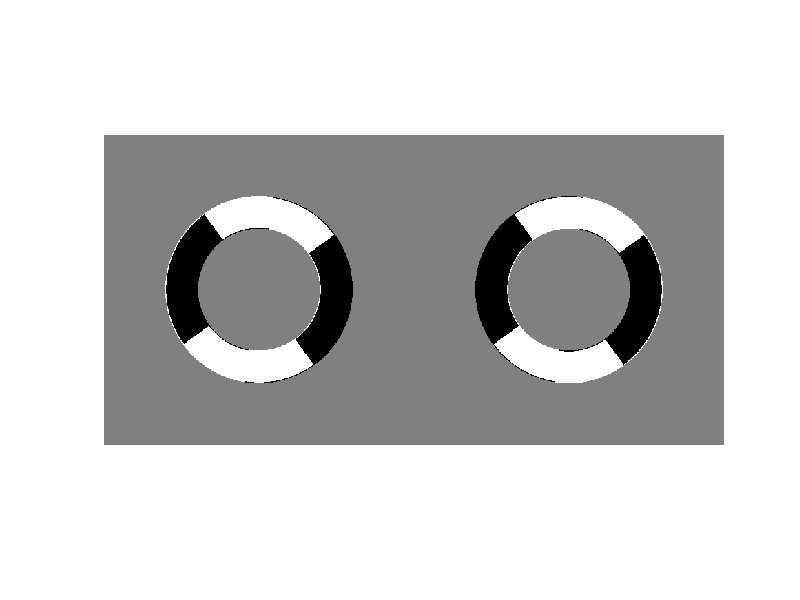

This chart was generated by the following MATLAB code:
%%

N = 450;  % image size
spacing = 10;

totalWidth = N/2;
totalHeight = N;

[x, y] = meshgrid(linspace(-1,1,N));
[theta_orig, r] = cart2pol(x, y);
theta_orig = mod(theta_orig, 2*pi); % normalize angle

numSegments = 4;          % number of segments per ring
numSegmentsDir = 8;
segmentWidth = 2*pi / numSegments;
segmentWidthDir = 2*pi / numSegmentsDir;

% Rings' radii
r_inner = 0.4;            % main ring inner radius
r_outer = 0.6;            % main ring outer radius
ring_width = r_outer - r_inner;
%thinWidth = 0.015 * ring_width;  % thickness of inner/outer rings
thinWidth = 0.03 * ring_width; %CHANGE LATER
% Define rings masks
mainRingMask = (r >= r_inner) & (r <= r_outer);
innerRingInner = r_inner - thinWidth;
innerRingOuter = r_inner;
innerRingMask = (r >= innerRingInner) & (r < innerRingOuter);
outerRingInner = r_outer;
outerRingOuter = r_outer + thinWidth;
outerRingMask = (r >= outerRingInner) & (r < outerRingOuter);

%updated for 3D - required for inserting arrow
% Base grayscale values for segments
%grayVals = [0.3 0.7 0.3 0.7 0.3 0.7 0.3 0.7]; % alternating dark/light
%grayValsInverted = 1-grayVals;  % inverted for inner ring
colours = [
    0, 0, 0;
    1, 1, 1;
    0, 0, 0;
    1, 1, 1
    ];
coloursInv = 1 - colours;

length = 40;
framerefresh = .1; % number of animation frames

%% in and out
for frame = 1:length
    % Phase shift for clockwise rotation (subtract increasing angle)
    phaseShift = -2*pi * (frame-1) * framerefresh; % one full rotation over numFrames
    
    % Shifted theta for each ring
    thetaMain = mod(theta_orig + phaseShift, 2*pi);
    thetaInner = mod(theta_orig + phaseShift + segmentWidth/2, 2*pi); % inner ring rotated half segment more
    thetaOuter = mod(theta_orig + phaseShift + segmentWidth/2, 2*pi); % outer ring same as inner
    
    % Initialize image
    canvas = ones(totalHeight,totalWidth)*0.5;
    I1 = ones(N,N,3) * 0.5;

    % Main ring segments
    segmentIndexMain = floor(thetaMain / segmentWidth);
    for k = 0:numSegments-1
        mask = (segmentIndexMain == k) & mainRingMask;
        for d = 1:3
            dim = I1(:,:,d);
            dim(mask) = colours(k+1,d);
            I1(:,:,d) = dim;
        end
    end
    
    % Inner ring segments (inverted colors)
    segmentIndexInner = floor(thetaInner / segmentWidth);
    for k = 0:numSegments-1
        mask = (segmentIndexInner == k) & innerRingMask;
        for d = 1:3
            dim = I1(:,:,d);
            dim(mask) = coloursInv(k+1,d);
            I1(:,:,d) = dim;
        end
    end
    
    % Outer ring segments
    segmentIndexOuter = floor(thetaOuter / segmentWidth);
    for k = 0:numSegments-1
        mask = (segmentIndexOuter == k) & outerRingMask;
        for d = 1:3
            dim = I1(:,:,d);
            dim(mask) = colours(k+1,d);
            I1(:,:,d) = dim;
        end
    end
    
    
    thetaMain2 = mod(theta_orig + phaseShift, 2*pi);
    thetaInner2 = mod(theta_orig + phaseShift + segmentWidth/2, 2*pi);
    thetaOuter2 = mod(theta_orig + phaseShift + segmentWidth/2, 2*pi);
    
    I2 = ones(N,N,3)*0.5;

    segmentIndexMain2 = floor(thetaMain2 / segmentWidth);
    for k = 0:numSegments-1
        mask = (segmentIndexMain2 == k) & mainRingMask;
        for d = 1:3
            dim = I2(:,:,d);
            dim(mask) = colours(k+1,d);
            I2(:,:,d) = dim;
        end
    end

    segmentIndexInner2 = floor(thetaInner2 / segmentWidth);
    for k = 0:numSegments-1
        mask = (segmentIndexInner2 == k) & innerRingMask;
        for d = 1:3
            dim = I2(:,:,d);
            dim(mask) = colours(k+1,d);
            I2(:,:,d) = dim;
        end
    end

    segmentIndexOuter2 = floor(thetaOuter2 / segmentWidth);
    for k = 0:numSegments-1
        mask = (segmentIndexOuter2 == k) & outerRingMask;
        for d = 1:3
            dim = I2(:,:,d);
            dim(mask) = coloursInv(k+1,d);
            I2(:,:,d) = dim;
        end
    end
    
    canvas = ones(N, 2*N, 3) *0.5;
    canvas(:,1:N,:) = I1;
    canvas(:, N+1 : 2*N, :) = I2;

    imshow(canvas, []);
    drawnow;
end

for frame = 1:length
    % Phase shift for clockwise rotation (subtract increasing angle)
    phaseShift = -2*pi * (frame-1) * framerefresh; % one full rotation over numFrames
    
    % Shifted theta for each ring
    thetaMain = mod(theta_orig + phaseShift, 2*pi);
    thetaInner = mod(theta_orig + phaseShift + segmentWidth/2, 2*pi); % inner ring rotated half segment more
    thetaOuter = mod(theta_orig + phaseShift + segmentWidth/2, 2*pi); % outer ring same as inner
    
    % Initialize image
    canvas = ones(totalHeight,totalWidth)*0.5;
    I1 = ones(N,N,3) * 0.5;

    % Main ring segments
    segmentIndexMain = floor(thetaMain / segmentWidth);
    for k = 0:numSegments-1
        mask = (segmentIndexMain == k) & mainRingMask;
        for d = 1:3
            dim = I1(:,:,d);
            dim(mask) = colours(k+1,d);
            I1(:,:,d) = dim;
        end
    end
    
    % Inner ring segments (inverted colors)
    segmentIndexInner = floor(thetaInner / segmentWidth);
    for k = 0:numSegments-1
        mask = (segmentIndexInner == k) & innerRingMask;
        for d = 1:3
            dim = I1(:,:,d);
            dim(mask) = colours(k+1,d);
            I1(:,:,d) = dim;
        end
    end
    
    % Outer ring segments
    segmentIndexOuter = floor(thetaOuter / segmentWidth);
    for k = 0:numSegments-1
        mask = (segmentIndexOuter == k) & outerRingMask;
        for d = 1:3
            dim = I1(:,:,d);
            dim(mask) = coloursInv(k+1,d);
            I1(:,:,d) = dim;
        end
    end
    
    
    thetaMain2 = mod(theta_orig + phaseShift, 2*pi);
    thetaInner2 = mod(theta_orig + phaseShift + segmentWidth/2, 2*pi);
    thetaOuter2 = mod(theta_orig + phaseShift + segmentWidth/2, 2*pi);
    
    I2 = ones(N,N,3)*0.5;

    segmentIndexMain2 = floor(thetaMain2 / segmentWidth);
    for k = 0:numSegments-1
        mask = (segmentIndexMain2 == k) & mainRingMask;
        for d = 1:3
            dim = I2(:,:,d);
            dim(mask) = colours(k+1,d);
            I2(:,:,d) = dim;
        end
    end

    segmentIndexInner2 = floor(thetaInner2 / segmentWidth);
    for k = 0:numSegments-1
        mask = (segmentIndexInner2 == k) & innerRingMask;
        for d = 1:3
            dim = I2(:,:,d);
            dim(mask) = coloursInv(k+1,d);
            I2(:,:,d) = dim;
        end
    end

    segmentIndexOuter2 = floor(thetaOuter2 / segmentWidth);
    for k = 0:numSegments-1
        mask = (segmentIndexOuter2 == k) & outerRingMask;
        for d = 1:3
            dim = I2(:,:,d);
            dim(mask) = colours(k+1,d);
            I2(:,:,d) = dim;
        end
    end
    
    canvas = ones(N, 2*N, 3) *0.5;
    canvas(:,1:N,:) = I1;
    canvas(:, N+1 : 2*N, :) = I2;

    imshow(canvas, []);
    drawnow;
end

%% Directional - Left Right
%adjust gray vals - direction going to = double light outer, double dark
%inner
%I think it needs arrows?

%0.7 0.7 0.3 0.7 0.3 0.3 0.7 0.3
coloursdir = [
    1, 1, 1; 
    1, 1, 1; 
    0, 0, 0;
    1, 1, 1;
    0, 0, 0;
    0, 0, 0;
    1, 1, 1;
    0, 0, 0
    ];
coloursInvdir = 1-coloursdir;  % inverted for inner ring


for frame = 1:length
    % Phase shift for clockwise rotation (subtract increasing angle)
    phaseShift = -2*pi * (frame-1) * framerefresh; % one full rotation over numFrames
    
    % Shifted theta for each ring
    thetaMain = mod(theta_orig + phaseShift, 2*pi);
    thetaInner = mod(theta_orig + phaseShift + segmentWidth/2, 2*pi); % inner ring rotated half segment more
    thetaOuter = mod(theta_orig + phaseShift + segmentWidth/2, 2*pi); % outer ring same as inner
    
    % Initialize image
    I1 = ones(N,N,3) * 0.5;

    % Main ring segments
    segmentIndexMain = floor(thetaMain / segmentWidth);
    for k = 0:numSegments-1
        mask = (segmentIndexMain == k) & mainRingMask;
        for d = 1:3
            dim = I1(:,:,d);
            dim(mask) = colours(k+1,d);
            I1(:,:,d) = dim;
        end
    end
    
    % Inner ring segments (inverted colors)
    segmentIndexInner = floor(thetaInner / segmentWidthDir);
    for k = 0:numSegmentsDir-1
        mask = (segmentIndexInner == k) & innerRingMask;
        for d = 1:3
            dim = I1(:,:,d);
            dim(mask) = coloursInvdir(k+1,d);
            I1(:,:,d) = dim;
        end
    end
    
    % Outer ring segments
    segmentIndexOuter = floor(thetaOuter / segmentWidthDir);
    for k = 0:numSegmentsDir-1
        mask = (segmentIndexOuter == k) & outerRingMask;
        for d = 1:3
            dim = I1(:,:,d);
            dim(mask) = coloursdir(k+1,d);
            I1(:,:,d) = dim;
        end
    end
    
    
    thetaMain2 = mod(theta_orig + phaseShift, 2*pi);
    thetaInner2 = mod(theta_orig + phaseShift + segmentWidth/2, 2*pi);
    thetaOuter2 = mod(theta_orig + phaseShift + segmentWidth/2, 2*pi);
    
    I2 = ones(N,N,3)*0.5;

    segmentIndexMain2 = floor(thetaMain2 / segmentWidth);
    for k = 0:numSegments-1
        mask = (segmentIndexMain2 == k) & mainRingMask;
        for d = 1:3
            dim = I2(:,:,d);
            dim(mask) = colours(k+1,d);
            I2(:,:,d) = dim;
        end
    end

    segmentIndexInner2 = floor(thetaInner2 / segmentWidthDir);
    for k = 0:numSegmentsDir-1
        mask = (segmentIndexInner2 == k) & innerRingMask;
        for d = 1:3
            dim = I2(:,:,d);
            dim(mask) = coloursdir(k+1,d);
            I2(:,:,d) = dim;
        end
    end

    segmentIndexOuter2 = floor(thetaOuter2 / segmentWidthDir);
    for k = 0:numSegmentsDir-1
        mask = (segmentIndexOuter2 == k) & outerRingMask;
        for d = 1:3
            dim = I2(:,:,d);
            dim(mask) = coloursInvdir(k+1,d);
            I2(:,:,d) = dim;
        end
    end

    canvas = ones(N, 2*N, 3) *0.5;
    canvas(:,1:N,:) = I1;
    canvas(:, N+1 : 2*N, :) = I2;
    
    imshow(canvas, []);
    drawnow;
end

for frame = 1:length
    % Phase shift for clockwise rotation (subtract increasing angle)
    phaseShift = -2*pi * (frame-1) * framerefresh; % one full rotation over numFrames
    
    % Shifted theta for each ring
    thetaMain = mod(theta_orig + phaseShift, 2*pi);
    thetaInner = mod(theta_orig + phaseShift + segmentWidth/2, 2*pi); % inner ring rotated half segment more
    thetaOuter = mod(theta_orig + phaseShift + segmentWidth/2, 2*pi); % outer ring same as inner
    
    % Initialize image
    canvas = ones(totalHeight,totalWidth)*0.5;
    I1 = ones(N,N,3) * 0.5;

    % Main ring segments
    segmentIndexMain = floor(thetaMain / segmentWidth);
    for k = 0:numSegments-1
        mask = (segmentIndexMain == k) & mainRingMask;
        for d = 1:3
            dim = I1(:,:,d);
            dim(mask) = colours(k+1,d);
            I1(:,:,d) = dim;
        end
    end
    
    % Inner ring segments (inverted colors)
    segmentIndexInner = floor(thetaInner / segmentWidthDir);
    for k = 0:numSegmentsDir-1
        mask = (segmentIndexInner == k) & innerRingMask;
        for d = 1:3
            dim = I1(:,:,d);
            dim(mask) = coloursdir(k+1,d);
            I1(:,:,d) = dim;
        end
    end
    
    % Outer ring segments
    segmentIndexOuter = floor(thetaOuter / segmentWidthDir);
    for k = 0:numSegmentsDir-1
        mask = (segmentIndexOuter == k) & outerRingMask;
        for d = 1:3
            dim = I1(:,:,d);
            dim(mask) = coloursInvdir(k+1,d);
            I1(:,:,d) = dim;
        end
    end
    
    
    thetaMain2 = mod(theta_orig + phaseShift, 2*pi);
    thetaInner2 = mod(theta_orig + phaseShift + segmentWidth/2, 2*pi);
    thetaOuter2 = mod(theta_orig + phaseShift + segmentWidth/2, 2*pi);
    
    I2 = ones(N,N,3)*0.5;

    segmentIndexMain2 = floor(thetaMain2 / segmentWidth);
    for k = 0:numSegments-1
        mask = (segmentIndexMain2 == k) & mainRingMask;
        for d = 1:3
            dim = I2(:,:,d);
            dim(mask) = colours(k+1,d);
            I2(:,:,d) = dim;
        end
    end

    segmentIndexInner2 = floor(thetaInner2 / segmentWidthDir);
    for k = 0:numSegmentsDir-1
        mask = (segmentIndexInner2 == k) & innerRingMask;
        for d = 1:3
            dim = I2(:,:,d);
            dim(mask) = coloursInvdir(k+1,d);
            I2(:,:,d) = dim;
        end
    end

    segmentIndexOuter2 = floor(thetaOuter2 / segmentWidthDir);
    for k = 0:numSegmentsDir-1
        mask = (segmentIndexOuter2 == k) & outerRingMask;
        for d = 1:3
            dim = I2(:,:,d);
            dim(mask) = coloursdir(k+1,d);
            I2(:,:,d) = dim;
        end
    end

    canvas = ones(N, 2*N, 3) *0.5;
    canvas(:,1:N,:) = I1;
    canvas(:, N+1 : 2*N, :) = I2;

    imshow(canvas, []);
    drawnow;
end

%% Directional - Up Down
%adjust gray vals - direction going to = half dark, half light
%grayValsdir = [0.7 0.7 0.7 0.7 0.3 0.3 0.3 0.3];
lengthUD = 50;
framerefreshUD = .1;
coloursUDdir = [
    1, 1, 1;
    1, 1, 1;
    1, 1, 1;
    1, 1, 1;
    0, 0, 0;
    0, 0, 0;
    0, 0, 0;
    0, 0, 0
    ];
coloursUDInvdir = 1-coloursUDdir;  % inverted for inner ring


for frame = 1:lengthUD
    % Phase shift for clockwise rotation (subtract increasing angle)
    phaseShift = -2*pi * (frame-1) * framerefreshUD; % one full rotation over numFrames
    
    % Shifted theta for each ring
    thetaMain = mod(theta_orig + phaseShift, 2*pi);
    thetaInner = mod(theta_orig + phaseShift + segmentWidth/2, 2*pi); % inner ring rotated half segment more
    thetaOuter = mod(theta_orig + phaseShift + segmentWidth/2, 2*pi); % outer ring same as inner
    
    % Initialize image
    canvas = ones(totalHeight,totalWidth)*0.5;
    I1 = ones(N,N,3) * 0.5;

    % Main ring segments
    segmentIndexMain = floor(thetaMain / segmentWidth);
    for k = 0:numSegments-1
        mask = (segmentIndexMain == k) & mainRingMask;
        for d = 1:3
            dim = I1(:,:,d);
            dim(mask) = colours(k+1,d);
            I1(:,:,d) = dim;
        end
    end
    
    % Inner ring segments (inverted colors)
    segmentIndexInner = floor(thetaInner / segmentWidthDir);
    for k = 0:numSegmentsDir-1
        mask = (segmentIndexInner == k) & innerRingMask;
        for d = 1:3
            dim = I1(:,:,d);
            dim(mask) = coloursUDInvdir(k+1,d);
            I1(:,:,d) = dim;
        end
    end
    
    % Outer ring segments
    segmentIndexOuter = floor(thetaOuter / segmentWidthDir);
    for k = 0:numSegmentsDir-1
        mask = (segmentIndexOuter == k) & outerRingMask;
        for d = 1:3
            dim = I1(:,:,d);
            dim(mask) = coloursUDdir(k+1,d);
            I1(:,:,d) = dim;
        end
    end
    
    
    thetaMain2 = mod(theta_orig + phaseShift, 2*pi);
    thetaInner2 = mod(theta_orig + phaseShift + segmentWidth/2, 2*pi);
    thetaOuter2 = mod(theta_orig + phaseShift + segmentWidth/2, 2*pi);
    
    I2 = ones(N,N,3)*0.5;

    segmentIndexMain2 = floor(thetaMain2 / segmentWidth);
    for k = 0:numSegments-1
        mask = (segmentIndexMain2 == k) & mainRingMask;
        for d = 1:3
            dim = I2(:,:,d);
            dim(mask) = colours(k+1,d);
            I2(:,:,d) = dim;
        end
    end

    segmentIndexInner2 = floor(thetaInner2 / segmentWidthDir);
    for k = 0:numSegmentsDir-1
        mask = (segmentIndexInner2 == k) & innerRingMask;
        for d = 1:3
            dim = I2(:,:,d);
            dim(mask) = coloursUDdir(k+1,d);
            I2(:,:,d) = dim;
        end
    end

    segmentIndexOuter2 = floor(thetaOuter2 / segmentWidthDir);
    for k = 0:numSegmentsDir-1
        mask = (segmentIndexOuter2 == k) & outerRingMask;
        for d = 1:3
            dim = I2(:,:,d);
            dim(mask) = coloursUDInvdir(k+1,d);
            I2(:,:,d) = dim;
        end
    end
    
    
    canvas = ones(N, 2*N, 3) *0.5;
    canvas(:,1:N,:) = I1;
    canvas(:, N+1 : 2*N, :) = I2;

    imshow(canvas, [])
    drawnow;
end

for frame = 1:length
    % Phase shift for clockwise rotation (subtract increasing angle)
    phaseShift = -2*pi * (frame-1) * framerefresh; % one full rotation over numFrames
    
    % Shifted theta for each ring
    thetaMain = mod(theta_orig + phaseShift, 2*pi);
    thetaInner = mod(theta_orig + phaseShift + segmentWidth/2, 2*pi); % inner ring rotated half segment more
    thetaOuter = mod(theta_orig + phaseShift + segmentWidth/2, 2*pi); % outer ring same as inner
    
    % Initialize image
    canvas = ones(totalHeight,totalWidth)*0.5;
    I1 = ones(N,N,3) * 0.5;

    % Main ring segments
    segmentIndexMain = floor(thetaMain / segmentWidth);
    for k = 0:numSegments-1
        mask = (segmentIndexMain == k) & mainRingMask;
        for d = 1:3
            dim = I1(:,:,d);
            dim(mask) = colours(k+1,d);
            I1(:,:,d) = dim;
        end
    end
    
    % Inner ring segments (inverted colors)
    segmentIndexInner = floor(thetaInner / segmentWidthDir);
    for k = 0:numSegmentsDir-1
        mask = (segmentIndexInner == k) & innerRingMask;
        for d = 1:3
            dim = I1(:,:,d);
            dim(mask) = coloursUDdir(k+1,d);
            I1(:,:,d) = dim;
        end
    end
    
    % Outer ring segments
    segmentIndexOuter = floor(thetaOuter / segmentWidthDir);
    for k = 0:numSegmentsDir-1
        mask = (segmentIndexOuter == k) & outerRingMask;
        for d = 1:3
            dim = I1(:,:,d);
            dim(mask) = coloursUDInvdir(k+1,d);
            I1(:,:,d) = dim;
        end
    end
    
    
    thetaMain2 = mod(theta_orig + phaseShift, 2*pi);
    thetaInner2 = mod(theta_orig + phaseShift + segmentWidth/2, 2*pi);
    thetaOuter2 = mod(theta_orig + phaseShift + segmentWidth/2, 2*pi);
    
    I2 = ones(N,N,3)*0.5;

    segmentIndexMain2 = floor(thetaMain2 / segmentWidth);
    for k = 0:numSegments-1
        mask = (segmentIndexMain2 == k) & mainRingMask;
        for d = 1:3
            dim = I2(:,:,d);
            dim(mask) = colours(k+1,d);
            I2(:,:,d) = dim;
        end
    end

    segmentIndexInner2 = floor(thetaInner2 / segmentWidthDir);
    for k = 0:numSegmentsDir-1
        mask = (segmentIndexInner2 == k) & innerRingMask;
        for d = 1:3
            dim = I2(:,:,d);
            dim(mask) = coloursUDInvdir(k+1,d);
            I2(:,:,d) = dim;
        end
    end

    segmentIndexOuter2 = floor(thetaOuter2 / segmentWidthDir);
    for k = 0:numSegmentsDir-1
        mask = (segmentIndexOuter2 == k) & outerRingMask;
        for d = 1:3
            dim = I2(:,:,d);
            dim(mask) = coloursUDdir(k+1,d);
            I2(:,:,d) = dim;
        end
    end

    canvas = ones(N, 2*N, 3) *0.5;
    canvas(:,1:N,:) = I1;
    canvas(:, N+1 : 2*N, :) = I2;

    imshow(canvas, []);
    drawnow;
end
